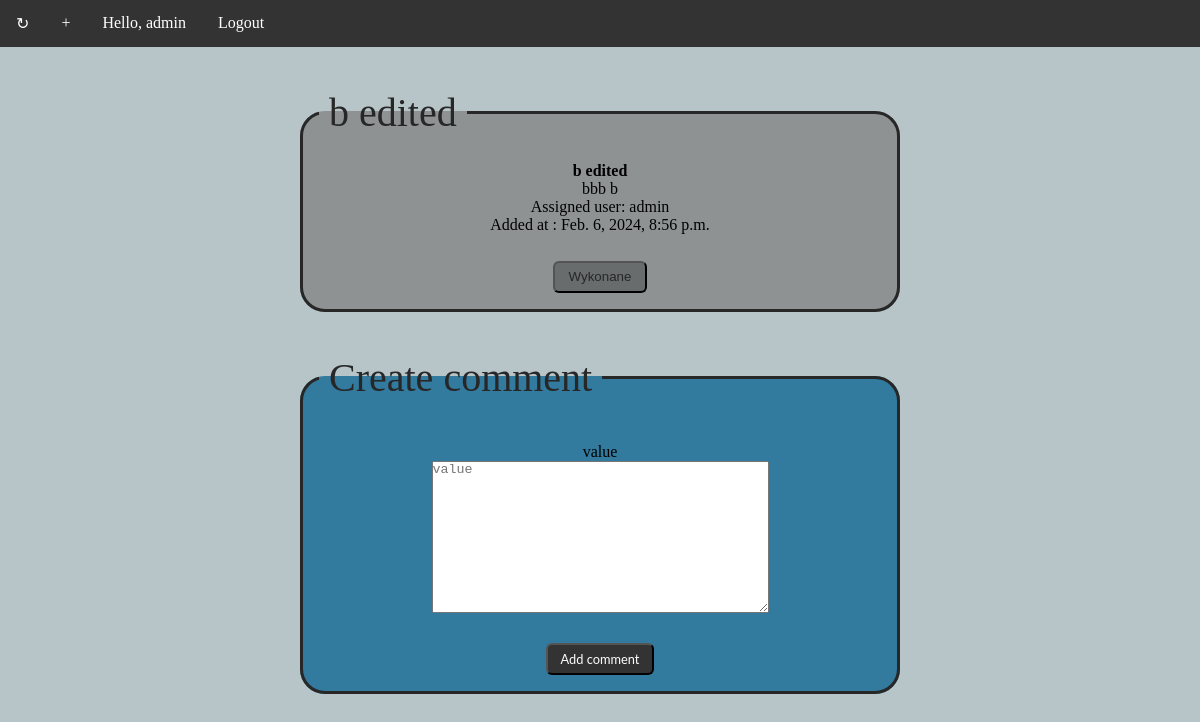
Page /task/7 (signed in) on the committed database.
### todo_app/models.py (models this page shows)
class Task(models.Model):
    author = models.ForeignKey(User, on_delete=models.CASCADE) # 'on_delete' usuwa zadanie jeśli autor zostanie usunięty
    title = models.CharField(max_length = 50)
    description = models.TextField()
    assigned_user = models.ForeignKey(User, on_delete=models.DO_NOTHING,related_name='tasks_assigned')
    is_done = models.BooleanField(default=False)
    created_at = models.DateTimeField(auto_now_add=True)

### todo_app/views.py (the view)
# urls.py: path('task/<str:pk>',views.task,name='task'),
@login_required(login_url='/login')
def task(request,pk):
    if request.method == "POST":
        form = CommentForm(request.POST)
        if form.is_valid():
            comment = form.save(commit=False)
            comment.author = request.user
            comment.task = Task.objects.filter(id = pk).first()
            comment.save()
            return redirect(f'/task/{pk}')
    else:
        form = CommentForm()
        task = Task.objects.filter(id=pk).first()
        comments = Comment.objects.filter(task=task.id)
    return render(request,'main/task.html',{'form':form,'task':task,'comments':comments})

### todo_app/forms.py
class CommentForm(forms.ModelForm):
    class Meta:
        model = Comment
        fields = ['value']

### todo_app/templates/main/task.html (shortened to what this page needs)
{% extends 'main/base.html' %}
{% load widget_tweaks %}
{% block content %}
<center>
<div class="task-site">
{% if task %}
{% if user == task.assigned_user %}
{% if task.is_done %}
<div class="task-done" >
    <fieldset style="background-color: #8f9293;">
    <legend>{{task.title}}</legend>
    <h4>{{task.title}}</h4>
    <p>{{task.description}}</p>
    <p>Assigned user: {{task.assigned_user}}</p>
    <p>Added at : {{task.created_at}}</p>
    <form action="/change/{{task.id}}" method="post">
        <button type="submit" class="task-button-inactive" name="task-button" >Wykonane</button>
    </form>
    </fieldset>
</div>
{% endif %}
{% endif %}
{% endif %}
<form method = "post">
    <fieldset>
        <legend>Create comment</legend>
        <label>value</label>
        {% render_field form.value placeholder="value" class+="" %}
        <button class="form-button" type="submit">Add comment</button>
    </fieldset>
</form>
</div>
</center>
{% endblock %}

### todo_app/templates/main/base.html (shortened to what this page needs)
<!DOCTYPE html>
<html lang="en">
<head>
</head>
<body>
    <nav>
        <ul>
            {% if user.is_authenticated %}
            <li><a href="/">&#x21bb;</a></li>
            <li><a href="/add_task">+</a></li>
            <li><a href="#" class="disabled">Hello, {{user.username}}</a> </li>
            <li><a href="/logout" >Logout</a></li>
            {% endif %}
        </ul>
    </nav>
<div>
{% block content %}
{% endblock %}
</div>
</body>
</html>

### todo_app/templates/main/base.html (style rules this page uses)
* { padding:0; margin:0; text-decoration: none !important; list-style-type: style none !important; box-sizing: border-box; }
body { background-color: #b7c4c8; }
nav { background-color: #333; overflow: hidden; }
nav ul { list-style: none; margin: 0; padding: 0; overflow: hidden; }
nav li { float: left; }
nav a { display: block; color: white; text-align: center; padding: 14px 16px; text-decoration: none; }
a.disabled { pointer-events: none; cursor: default; }
fieldset { display: inline-block; vertical-align: top; background-color: #d3d3d3; margin: 2em 2em; padding: 1em 1em; border: solid 1px #ccc; border-radius:6px; width:600px; min-width:200px; }
legend { font-size: 1,25em; padding: 0.25em; color: #272727; }
label { display: block; margin-top: 1em; }
.task-done fieldset { border: solid #272727; border-radius: 20px; display: block; background-color: #8f9293; }
.task-button-inactive { background-color:rgb(105, 108, 108); color:#272727; vertical-align: top; margin-top: 2em; padding: .5em 1em; border-radius: 6px; }
.task-site fieldset legend { font-size: 40px; }
.form-button { display: block; margin-top: 2em; padding: .5em 1em; border-radius: 6px; background-color: #333; color: #fff; font-family: 'Lato', sans-serif; font-size: .8em; }
.task-site fieldset { background-color: #327a9e; }
.task-site fieldset { border: solid #272727; border-radius: 25px; display: block; width:600px; }

### rows in the picture
Task: title "b edited", description "bbb b", assigned_user "admin", created_at "Feb. 6, 2024, 8:56 p.m."

### other values in the picture
{{ user.username }} "admin"
